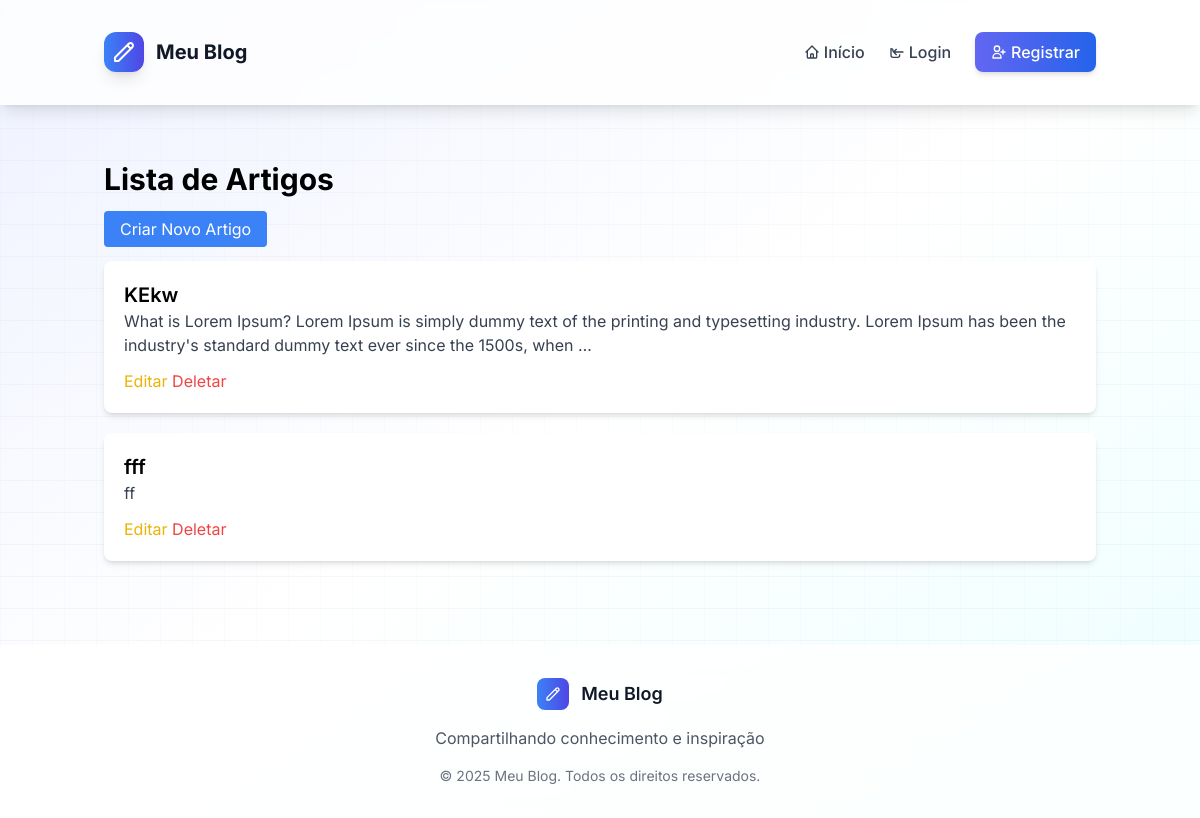
The app's page /artigos/ with its own data.
### blog/models.py (models this page shows, shortened)
class Artigo(models.Model):
    titulo = models.CharField(max_length=200)
    conteudo = models.TextField()
    data_criacao = models.DateTimeField(auto_now_add=True)
    data_atualizacao = models.DateTimeField(auto_now=True)
    publicado = models.BooleanField(default=True)
    autor = models.ForeignKey(Usuario, on_delete=models.CASCADE, related_name='artigos')
    categorias = models.ManyToManyField(Categoria, related_name='artigos')
    class Meta:
        verbose_name = 'Artigo'
        verbose_name_plural = 'Artigos'
        ordering = ['-data_criacao']

### blog/views.py (the view)
# urls.py: path('artigos/', views.artigo_list, name='artigo_list'),
def artigo_list(request):
    artigos = Artigo.objects.all()
    return render(request, 'blog/artigo_list.html', {'artigos': artigos})

### blog/templates/blog/artigo_list.html (shortened to what this page needs)
{% extends 'blog/base.html' %}
{% block content %}
<div class="container mx-auto mt-10">
    <h1 class="text-3xl font-bold mb-5">Lista de Artigos</h1>
    <a href="{% url 'artigo_create' %}" class="bg-blue-500 text-white px-4 py-2 rounded">Criar Novo Artigo</a>
    <div class="mt-5">
        {% for artigo in artigos %}
            <div class="bg-white shadow-md rounded-lg p-5 mb-5">
                <h2 class="text-xl font-semibold">
                    <a href="{% url 'artigo_detail' artigo.id %}">{{ artigo.titulo }}</a>
                </h2>
                <p class="text-gray-700">{{ artigo.conteudo|truncatewords:30 }}</p>
                <div class="mt-3">
                    <a href="{% url 'artigo_update' artigo.id %}" class="text-yellow-500">Editar</a>
                    <form action="{% url 'artigo_delete' artigo.id %}" method="POST" class="inline">
                        <button type="submit" class="text-red-500">Deletar</button>
                    </form>
                </div>
            </div>
        {% empty %}
            <p class="text-gray-500">Nenhum artigo encontrado.</p>
        {% endfor %}
    </div>
</div>
{% endblock %}

### static/css/style.css (style rules this page uses)
body { font-family: 'Inter', sans-serif; line-height: 1.6; margin: 0; padding: 0; background-color: #f9fafb; }
h1, h2, h3 { margin: 0.5rem 0; }
a { color: #3b82f6; text-decoration: none; }
.container { max-width: 1200px; margin: 0 auto; padding: 1rem; }

### blog/templates/blog/base.html (style rules this page uses)
.font-inter { font-family: 'Inter', sans-serif; }

### records on screen
Artigo: titulo "KEkw", conteudo "What is Lorem Ipsum? Lorem Ipsum is simply dummy text of the printing and typesetting industry. Lorem Ipsum has been the industry's standard dummy text ever since the 1500s, when …"
Artigo: titulo "fff", conteudo "ff"
